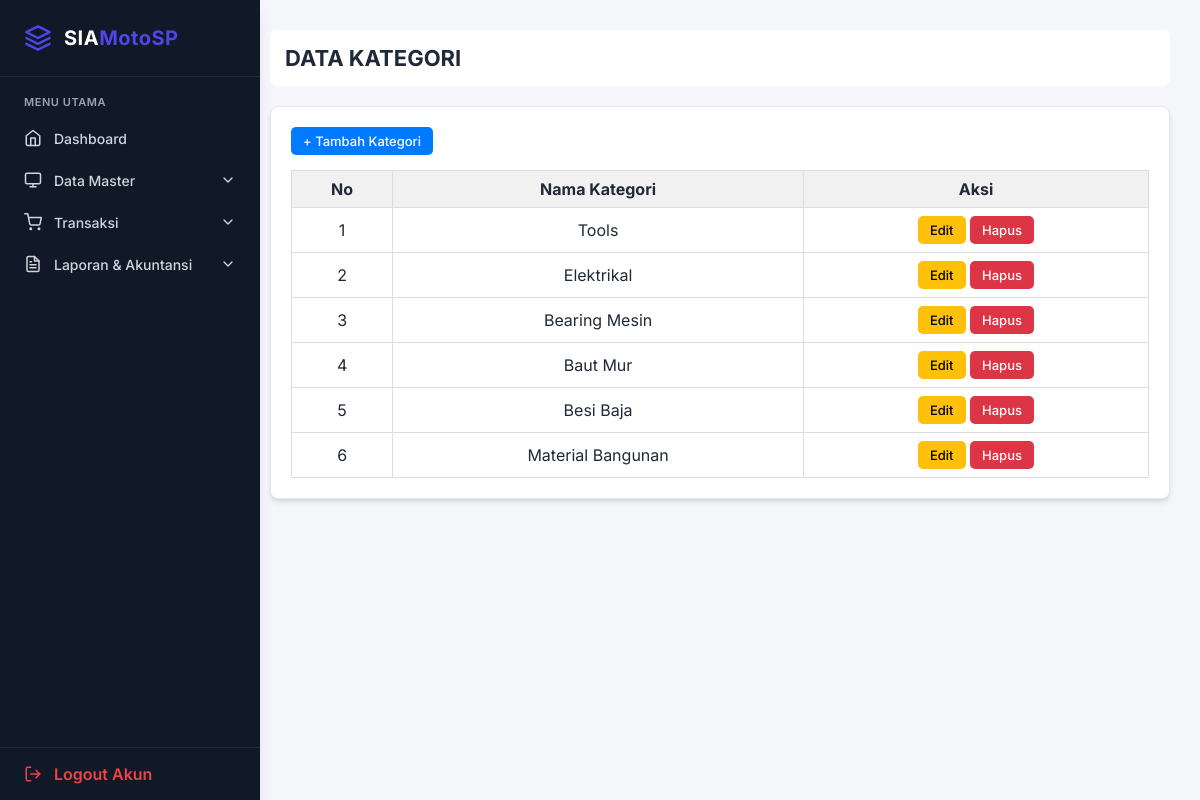
The page /kategori.php (signed in) on the database its author committed.
### tables this page shows
CREATE TABLE `tb_kategori` (
  `id` int NOT NULL,
  `nama_kategori` varchar(100) NOT NULL
);

### kategori.php (the view, shortened to what this page needs)
<?php
include "config/db.php";
$q = mysqli_query($conn, "SELECT * FROM tb_kategori ORDER BY id DESC");
?>
<!DOCTYPE html>
<html>
<head>
<link rel="stylesheet" href="inc/style.css">
</head>
<body>
<?php include "sidebar.php"; ?>
<div class="content">
<div class="header">DATA KATEGORI</div>
<div class="card">
<a href="kategori_tambah.php" class="btn btn-tambah">+ Tambah Kategori</a>
<table>
<thead>
<tr>
    <th>No</th>
    <th>Nama Kategori</th>
    <th>Aksi</th>
</tr>
</thead>
<tbody>
<?php $no=1; ?>
<?php while($row = mysqli_fetch_assoc($q)) { ?>
<tr>
    <td><?= $no++ ?></td>
    <td><?= $row['nama_kategori'] ?></td>
    <td>
        <a href="kategori_edit.php?id=<?= $row['id'] ?>" class="btn btn-edit">Edit</a>
        <a href="kategori_hapus.php?id=<?= $row['id'] ?>"
           onclick="return confirm('Yakin ingin menghapus?')"
           class="btn btn-delete">
           Hapus
        </a>
    </td>
</tr>
<?php } ?>
</tbody>
</table>
</div>
</div>
</body>
</html>

### inc/style.css (style rules this page uses)
:root { --primary: #4F46E5; --primary-hover: #4338CA; --success: #10B981; --danger: #EF4444; --bg-light: #F3F4F6; --sidebar-bg: #111827; --sidebar-text: #D1D5DB; --sidebar-hover: #1F2937; --card-bg: #FFFFFF; --text-main: #1F2937; --text-muted: #6B7280; --border: #E5E7EB; --shadow-sm: 0 1px 2px 0 rgba(0, 0, 0, 0.05); --shadow-md: 0 4px 6px -1px rgba(0, 0, 0, 0.1), 0 2px 4px -1px rgba(0, 0, 0, 0.06); --shadow-lg: 0 10px 15px -3px rgba(0, 0, 0, 0.1), 0 4px 6px -2px rgba(0, 0, 0, 0.05); }
* { margin: 0; padding: 0; box-sizing: border-box; font-family: 'Inter', sans-serif; }
body { background-color: var(--bg-light); color: var(--text-main); display: flex; min-height: 100vh; }
.content { padding: 32px; flex: 1; }
.card { background: var(--card-bg); border-radius: 12px; padding: 24px; box-shadow: var(--shadow-md); border: 1px solid var(--border); transition: transform 0.2s ease, box-shadow 0.2s ease; }
.btn { display: inline-flex; align-items: center; justify-content: center; padding: 10px 20px; border-radius: 8px; font-weight: 500; font-size: 14px; cursor: pointer; transition: all 0.2s; border: none; text-decoration: none; }

### kategori.php (style rules this page uses)
body { margin:0; font-family:Arial; background:#f4f6f9; }
.content { margin-left:240px; padding:30px; }
.header { background:#fff; padding:15px; border-radius:8px; font-size:22px; font-weight:bold; margin-bottom:20px; }
.card { background:#fff; padding:20px; border-radius:8px; }
table { width:100%; border-collapse:collapse; margin-top:15px; }
th, td { border:1px solid #ddd; padding:8px; text-align:center; }
th { background:#f1f1f1; }
.btn { padding:6px 12px; border-radius:5px; text-decoration:none; font-size:13px; }
.btn-tambah { background:#007bff; color:#fff; }
.btn-edit { background:#ffc107; color:#000; }
.btn-delete { background:#dc3545; color:#fff; }

### rows shown on the page
tb_kategori: nama_kategori "Tools"
tb_kategori: nama_kategori "Elektrikal"
tb_kategori: nama_kategori "Bearing Mesin"
tb_kategori: nama_kategori "Baut Mur"
tb_kategori: nama_kategori "Besi Baja"
tb_kategori: nama_kategori "Material Bangunan"
